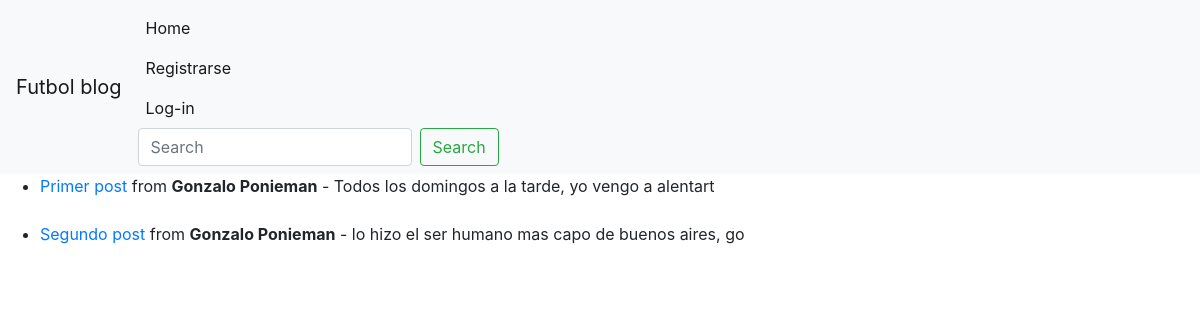
Before: / with the older database file.
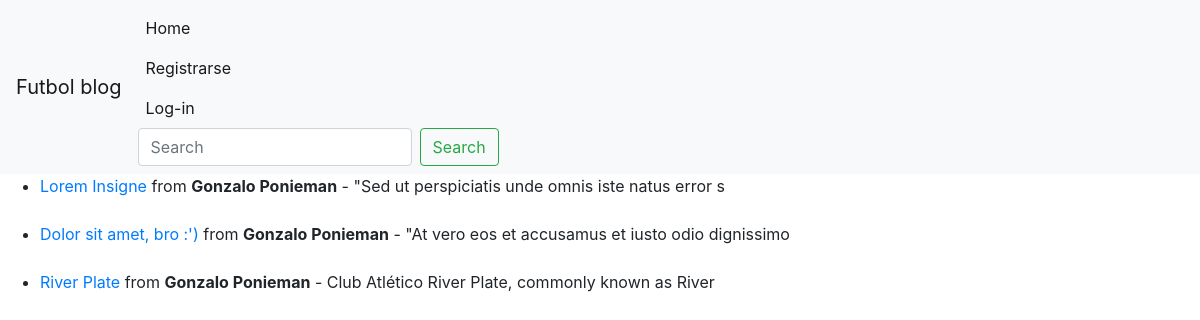
After: the same page with the newer database file.
### blog/models.py (models this page shows, shortened)
class Post(models.Model):
    title = models.CharField(max_length=255)
    author = models.ForeignKey(User, on_delete=models.CASCADE)
    body = RichTextField(blank=True, null=True)

### blog/views.py (the view)
# urls.py: path('', HomeView.as_view(), name="home"),
class HomeView(ListView):
    model = Post
    template_name = 'blog/home.html'

### blog/templates/blog/home.html (shortened to what this page needs)
{% extends 'blog/base.html' %}
{% block content %}
 <ul>
 {% for post in object_list %}
    <li><a href ="{% url 'article-detail' post.pk %}"> {{post.title}} </a> from <b>{{post.author.first_name}} {{post.author.last_name}}</b> -
      {{ post.body|slice:":50"}}
      <br/>
      <br/>
    </li>
 {% endfor %}
 </ul>
{% endblock %}

### blog/templates/blog/base.html (shortened to what this page needs)
<!doctype html>
<html lang="en">
  <head>
    <link rel="stylesheet" href="https://cdn.jsdelivr.net/npm/bootstrap@4.3.1/dist/css/bootstrap.min.css">
  </head>
  <body>
    <nav class="navbar navbar-expand-lg navbar-light bg-light">
        <a class="navbar-brand" href="{% url 'home'%}">Futbol blog</a>
        <div class="collapse navbar-collapse" id="navbarSupportedContent">
          {% if user.is_authenticated %}
          <a class="nav-link" href="{% url 'new_post'%}">Crear entrada <span class="sr-only"></span></a>
          <a class="nav-link" href="{% url 'logout' %}"> Log-out <span class="sr-only"></span></a>
          {% else %}
          <ul class="navbar-nav mr-auto">
            <li class="nav-item active">
              <a class="nav-link" href="{% url 'home'%}">Home </a>
              <a class="nav-link" href="{% url 'registro' %}"> Registrarse  </a>
              <a class="nav-link" href="{% url 'login' %}"> Log-in </a>
          {% endif %}
          <form class="form-inline my-2 my-lg-0" method=POST action="{% url 'search' %}">
            <input class="form-control mr-sm-2" type="search" placeholder="Search" aria-label="Search" name="searched">
            <button class="btn btn-outline-success my-2 my-sm-0" type="submit">Search</button>
          </form>
        </div>
      </nav>
  {% block content %}
  {% endblock %}
  </body>
</html>

Changed rows visible on the page:
removed Post: title "Primer post", author.first_name "Gonzalo", author.last_name "Ponieman", body "Todos los domingos a la tarde, yo vengo a alentart"
removed Post: title "Segundo post", author.first_name "Gonzalo", author.last_name "Ponieman", body "lo hizo el ser humano mas capo de buenos aires, go"
added Post: title "Lorem Insigne", author.first_name "Gonzalo", author.last_name "Ponieman", body "\"Sed ut perspiciatis unde omnis iste natus error s"
added Post: title "Dolor sit amet, bro :')", author.first_name "Gonzalo", author.last_name "Ponieman", body "\"At vero eos et accusamus et iusto odio dignissimo"
added Post: title "River Plate", author.first_name "Gonzalo", author.last_name "Ponieman", body "Club Atlético River Plate, commonly known as River"
